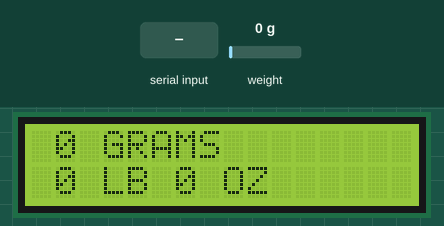
The sketch below on a simulated ESP8266 (NodeMCU). Parts: 16×2 character LCD. The inputs (shaded band) are chosen by the test bench; at power-on: weight on the scale 0 g. EEPROM starts erased; what the sketch prints to the serial monitor is not drawn.

Above: at 3.6 s.
3.7 s: weight on the scale set to 922 g
At 4.4 s:
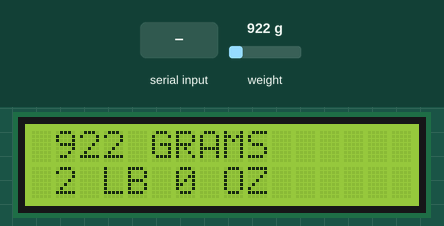
5.3 s: weight on the scale set to 1062 g
At 6.0 s:
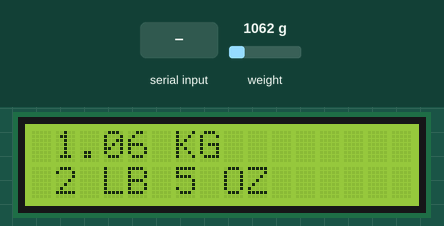
6.8 s: "t" received over Serial
At 7.2 s:
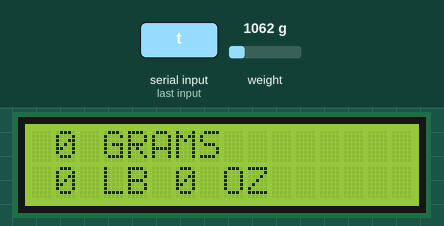
8.3 s: weight on the scale set to 100 g
At 8.7 s:
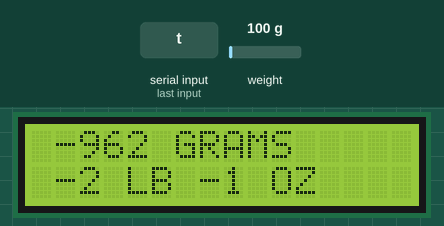
Timing chart, 0 to 10.8 s (numbered marks = the images above; inputs shaded):
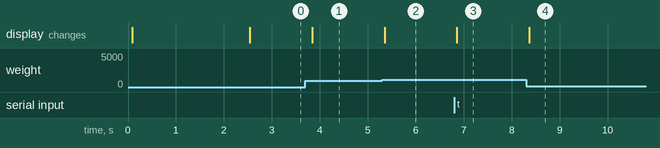

The sketch:

new.ino
```cpp
/*
   -------------------------------------------------------------------------------------
   HX711_ADC
   Arduino library for HX711 24-Bit Analog-to-Digital Converter for Weight Scales
   Olav Kallhovd sept2017
   -------------------------------------------------------------------------------------
*/

/*
   Settling time (number of samples) and data filtering can be adjusted in the config.h file
   For calibration and storing the calibration value in eeprom, see example file "Calibration.ino"

   The update() function checks for new data and starts the next conversion. In order to acheive maximum effective
   sample rate, update() should be called at least as often as the HX711 sample rate; >10Hz@10SPS, >80Hz@80SPS.
   If you have other time consuming code running (i.e. a graphical LCD), consider calling update() from an interrupt routine,
   see example file "Read_1x_load_cell_interrupt_driven.ino".

   This is an example sketch on how to use this library
*/
//JORDAN IF YOU HAVE FLASHING PROBLEMS, TRY TOOLS>PROCESSOR>OLD BOOTLOADER

#include <HX711_ADC.h>
#if defined(ESP8266)|| defined(ESP32) || defined(AVR)
#include <EEPROM.h>
#include <Wire.h>
#include <LiquidCrystal_I2C.h>
#endif


LiquidCrystal_I2C lcd(0x27,16,2);  // set the LCD address to 0x27 for a 16 chars and 2 line display

//pins:
const int HX711_dout = 2; //mcu > HX711 dout pin
const int HX711_sck = 3; //mcu > HX711 sck pin

//HX711 constructor:
HX711_ADC LoadCell(HX711_dout, HX711_sck);

const int calVal_eepromAdress = 0;
unsigned long t = 0;

void setup() {
  lcd.begin();                      // initialize the lcd
  // Print a message to the LCD.
  lcd.backlight();
  lcd.setCursor(1,0);
  Serial.begin(57600); delay(10);
  Serial.println();
  Serial.println("Starting...");

  LoadCell.begin();
  float calibrationValue; // calibration value (see example file "Calibration.ino")
  calibrationValue = -1.0; // uncomment this if you want to set the calibration value in the sketch
#if defined(ESP8266)|| defined(ESP32)
  //EEPROM.begin(512); // uncomment this if you use ESP8266/ESP32 and want to fetch the calibration value from eeprom
#endif
  EEPROM.get(calVal_eepromAdress, calibrationValue); // uncomment this if you want to fetch the calibration value from eeprom

  unsigned long stabilizingtime = 2000; // preciscion right after power-up can be improved by adding a few seconds of stabilizing time
  boolean _tare = true; //set this to false if you don't want tare to be performed in the next step
  lcd.print("ZEROING . . .        ");
  LoadCell.start(stabilizingtime, _tare);
  if (LoadCell.getTareTimeoutFlag()) {
    lcd.setCursor(1,0);
    lcd.print("CHECK CONNECTIONS        ");
    Serial.println("Timeout, check MCU>HX711 wiring and pin designations");
    while (1);
  }
  else {
    LoadCell.setCalFactor(calibrationValue); // set calibration value (float)
    Serial.println("Startup is complete");
  }
}

void loop() {
  static boolean newDataReady = 0;
  const int serialPrintInterval = 0; //increase value to slow down serial print activity

  // check for new data/start next conversion:
  if (LoadCell.update()) newDataReady = true;

  // get smoothed value from the dataset:
  if (newDataReady) {
    if (millis() > t + serialPrintInterval) {
      float i = LoadCell.getData();
      Serial.print("Load_cell output val: ");
      double totalOunces = double(i) * 0.03527396195;
      int pounds = int(totalOunces) / 16;
      int ounces = int(totalOunces) % 16 ;
      lcd.setCursor(1,0);
      if (pounds >= 110) {
        lcd.print("TOO HEAVY BRUH        ");
        lcd.setCursor(1,1);
        lcd.print("                            ");
      }
      else {
        if (i >= 1000) {
          lcd.print(i/1000);
          lcd.print(" KG            ");
        }
        else {
          lcd.print(int (i));
          lcd.print(" GRAMS            ");
        }
        lcd.setCursor(1,1);
        lcd.print(pounds);
        lcd.print(" LB ");
        lcd.print(ounces);
        lcd.print(" OZ              ");
      }
      newDataReady = 0;
      t = millis();
    }
  }

  // receive command from serial terminal, send 't' to initiate tare operation:
  if (Serial.available() > 0) {
    char inByte = Serial.read();
    if (inByte == 't') LoadCell.tareNoDelay();
  }

  // check if last tare operation is complete:
  if (LoadCell.getTareStatus() == true) {
    Serial.println("Tare complete");
  }

}
```

Measured:
- the behaviour switches between 999 and 1000 g on weight on the scale (found by bisection; images 1 and 2)
- after the input at 3.7 s, the display: changes after 0.14 s (image 1)
- after the input at 5.3 s, the display: changes after 0.05 s (image 2)
- after the input at 6.8 s, the display: changes after 0.06 s (image 3)
- after the input at 8.3 s, the display: changes after 0.06 s (image 4)
